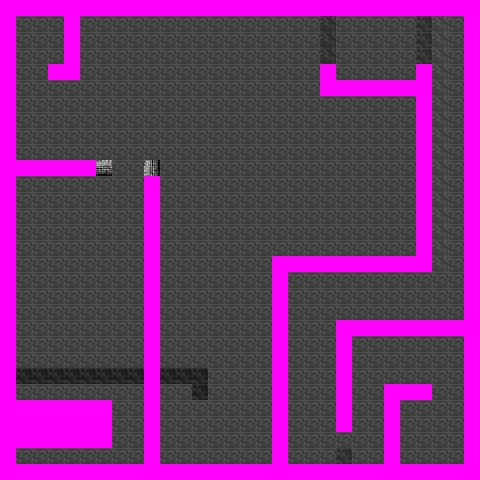

A level layout from a 2D game, rendered from its tile map. Below: a short description, then the map file with tile-grid data replaced by summaries:
An orthogonal 30x30 tile map with 16x16 px tiles, 2 tile layers (background, walls), 3 tilesets and 23 objects (6x barrel, 2x access card, 2x ammo box, tunnel, ripley, ...).

<map version="1.0" orientation="orthogonal" renderorder="right-down" width="30" height="30" tilewidth="16" tileheight="16" nextobjectid="42">
 <tileset firstgid="1" name="tileset01" tilewidth="16" tileheight="16" tilecount="500">
  <image source="tilesets/tileset01.png" width="320" height="400" />
 </tileset>
 <tileset firstgid="501" name="tileset02" tilewidth="16" tileheight="16" tilecount="500">
  <image source="tilesets/tileset02.png" width="320" height="400" />
 </tileset>
 <tileset firstgid="1001" name="tileset03" tilewidth="16" tileheight="16" tilecount="420">
  <image source="tilesets/tileset03.png" width="320" height="336" />
 </tileset>
 <layer name="background" width="30" height="30">
  <data>[900 cells, 900 non-empty, 24 distinct tile ids]</data>
 </layer>
 <layer name="walls" width="30" height="30">
  <data>[900 cells, 224 non-empty, 4 distinct tile ids]</data>
 </layer>
 <objectgroup name="objects" width="20" height="10">
  <object id="1" name="tunnel" type="tunnel" x="432" y="28" width="32" height="32" />
  <object id="5" name="ellen" type="ripley" x="429" y="425" width="32" height="32" />
  <object id="7" name="barrel" type="barrel" x="439" y="384" width="16" height="16" />
  <object id="8" name="switch" type="switch" x="439" y="289" width="20" height="23" />
  <object id="9" name="semaphore" type="semaphore" x="408" y="303" width="25" height="12" />
  <object id="13" name="front door" type="waiting1" x="335" y="433" width="18" height="29" />
  <object id="14" name="access card" type="access card" x="368" y="343" width="26" height="22" />
  <object id="18" name="waiting alien" type="waiting alien" x="300" y="346" width="29" height="31" />
  <object id="20" name="barrel" type="barrel" x="323" y="44" width="13" height="13" />
  <object id="21" name="barrel" type="barrel" x="321" y="32" width="15" height="15" />
  <object id="24" name="barrel" type="barrel" x="321" y="17" width="16" height="15" />
  <object id="25" name="teleport" type="teleport" x="18" y="15" width="43" height="39" />
  <object id="26" name="barrel" type="barrel" x="19" y="61" width="14" height="18" />
  <object id="28" name="barrel" type="barrel" x="34" y="61" width="14" height="18" />
  <object id="29" name="ammo" type="amoo" x="405" y="342" width="23" height="24" />
  <object id="30" name="computer" type="computer" x="24" y="389" width="80" height="48" />
  <object id="33" name="alien mother" type="alien mother" x="19" y="200" width="112" height="162" />
  <object id="34" name="front door" type="horizontal" x="112" y="159" width="30" height="19" />
  <object id="35" name="access card" type="access card" x="376" y="228" width="23" height="26" />
  <object id="37" name="large explosion" type="large explosion" x="398" y="27" width="30" height="29" />
  <object id="38" name="alien egg" type="alien egg" x="284" y="213" width="37" height="31" />
  <object id="39" name="ammo box" type="ammo box" x="181" y="423" width="19" height="17" />
  <object id="40" name="ammo box" type="ammo box" x="242" y="421" width="21" height="19" />
 </objectgroup>
</map>
